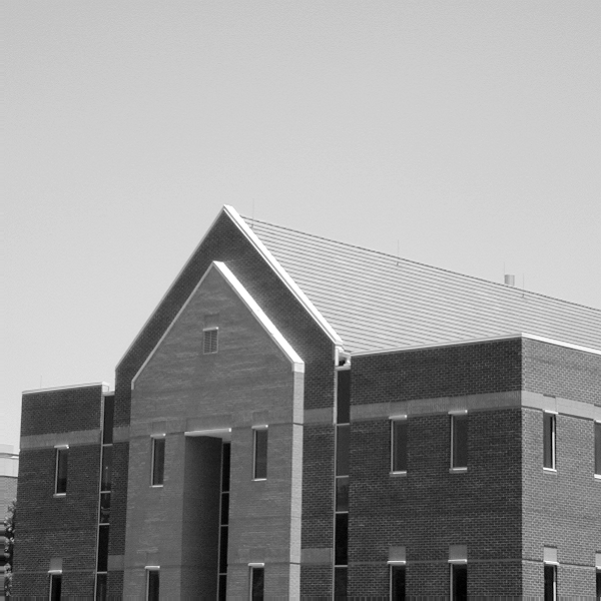
#> input picture segmentation-1/building.tif, 601 x 601 px
$ python script.py
#> lines starting #> are read from the running program, lines starting #| are printed output that depends on the picture
import cv2
import numpy as np
from matplotlib import pyplot as plt

def imsave(path, img1, cmap):
    img2 = img1.copy()
    img2 = img2.astype(np.float64)

    minv, maxv = np.min(img2), np.max(img2)

    img2 = (img2 - minv) / (maxv - minv)
    img2 = (img2 * 255).astype('uint8')
    plt.imsave(path, img2, cmap=cmap)

img = cv2.imread('building.tif', cv2.IMREAD_GRAYSCALE)
#> img is the input picture: shape (601, 601); min 0, max 255, mean 152.8

img = img.astype(np.float64) / np.max(img)

ykernel = np.array([[-1, 0, 1], [-2, 0, 2], [-1, 0, 1]])
xkernel = np.array([[-1, -2, -1], [0, 0, 0], [1, 2, 1]])
avgkernel = np.ones((5, 5)) / 25

gx = cv2.filter2D(img.copy(), -1, xkernel)
gy = cv2.filter2D(img.copy(), -1, ykernel)

alpha = np.arctan2(gy, gx)
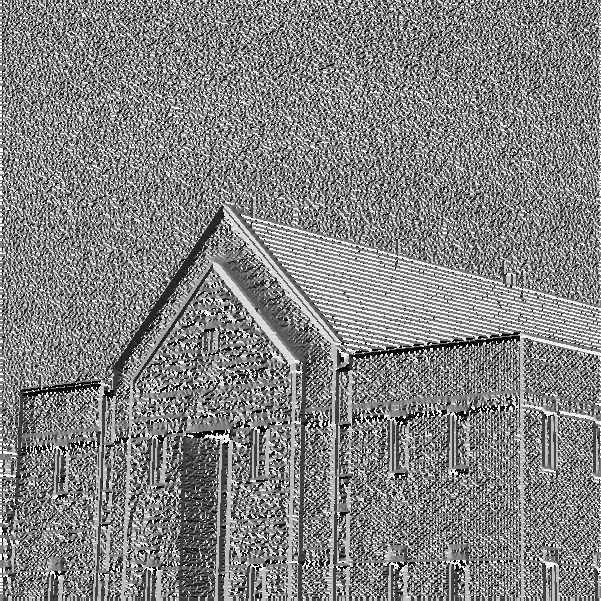
#> alpha: shape (601, 601) float64; min -3.14, max 3.14, mean 0.102; drawn with min black and max white

cv2.imshow("building", img)
cv2.imshow("building |Gx|", np.abs(gx))
imsave('building-|Gx|.png', np.abs(gx), cmap='gray')
#> in imsave, `minv, maxv = np.min(img2), np.max(img2)`: minv = 0; maxv = 2.67
cv2.imshow("building |Gy|", np.abs(gy))
imsave('building-|Gy|.png', np.abs(gy), cmap='gray')
cv2.imshow("building |Gx| + |Gy|", np.abs(gy) + np.abs(gx))
imsave('building-|Gy|+|Gy|.png', np.abs(gy) + np.abs(gx), cmap='gray')
cv2.imshow("alpha = tan-1(Gy/Gx)", alpha)
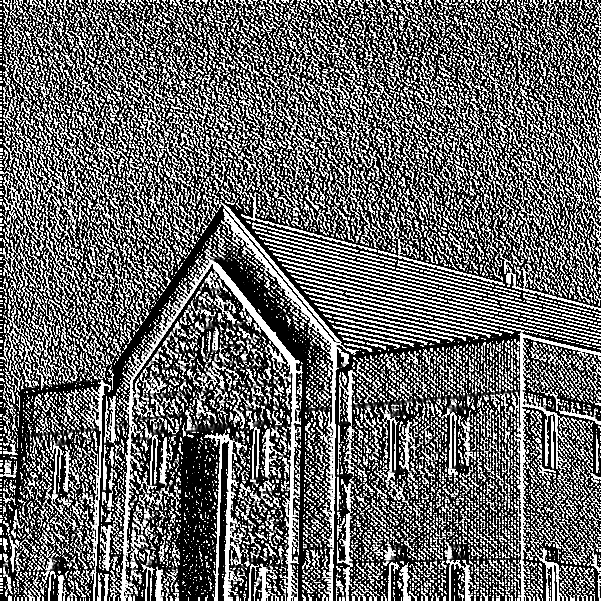
#> window 'alpha = tan-1(Gy/Gx)': shape (601, 601); min 0, max 255, mean 104.2
imsave('building-tan-1GyGx.png', alpha, cmap='gray')

avg = cv2.filter2D(img.copy(), -1, avgkernel)
avg = avg.astype(np.float64) / np.max(avg)

avggx = cv2.filter2D(avg.copy(), -1, xkernel)
avggy = cv2.filter2D(avg.copy(), -1, ykernel)
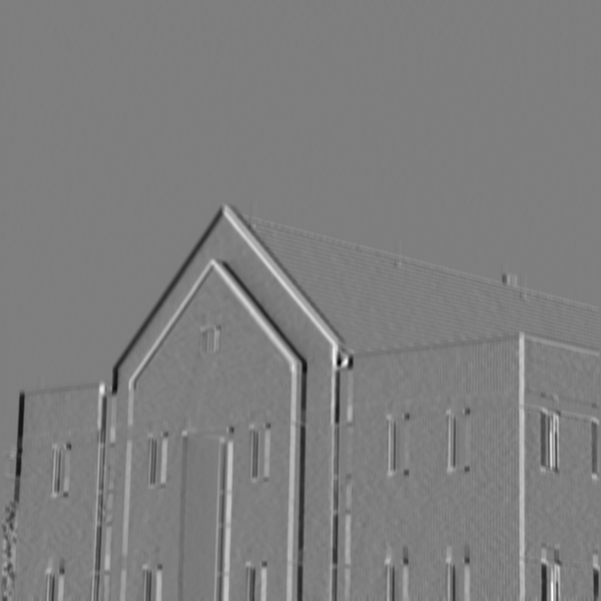
#> avggy: shape (601, 601) float64; min -1.09, max 1.11, mean -0.000831; drawn with min black and max white

cv2.imshow("smoothed", avg)
imsave('smoothed.png', avg, cmap='gray')
cv2.imshow("smoothed |Gx|", np.abs(avggx))
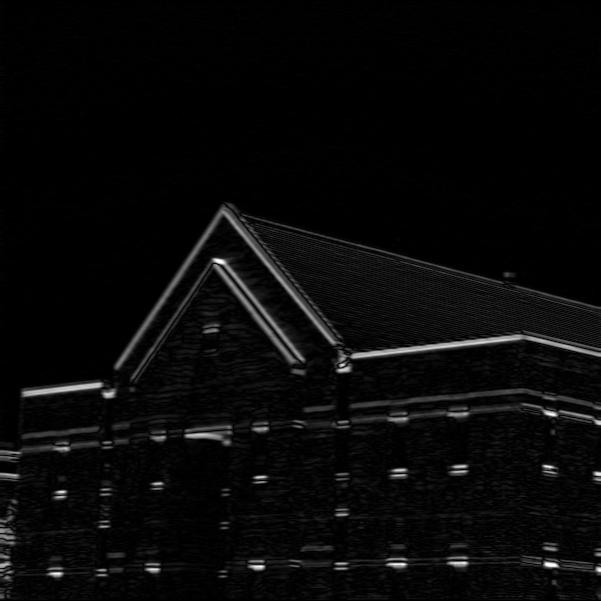
#> window 'smoothed |Gx|': shape (601, 601); min 0, max 255, mean 8.6
imsave('smoothed-|Gx|.png', np.abs(avggx), cmap='gray')
cv2.imshow("smoothed |Gy|", np.abs(avggy))
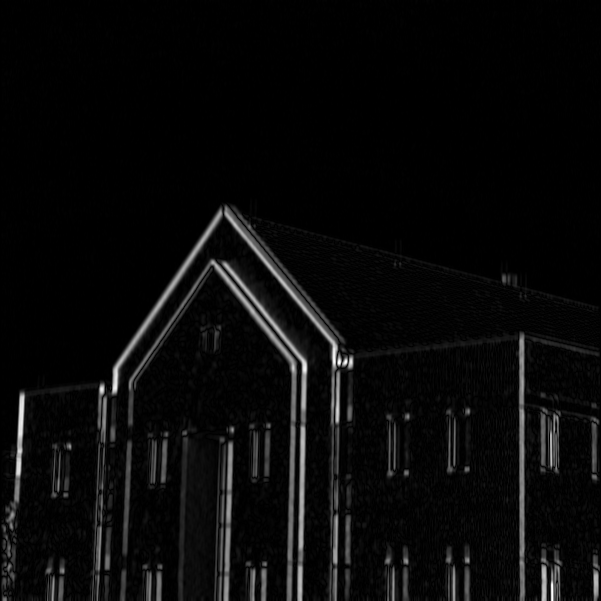
#> window 'smoothed |Gy|': shape (601, 601); min 0, max 255, mean 9.7
imsave('smoothed-|Gy|.png', np.abs(avggy), cmap='gray')
cv2.imshow("smoothed |Gx| + |Gy|", np.abs(avggy) + np.abs(avggx))
imsave('smoothed-|Gx|+|Gy|.png', np.abs(avggy) + np.abs(avggx), cmap='gray')
#> in imsave (call 8), `img2 = img1.copy()`:
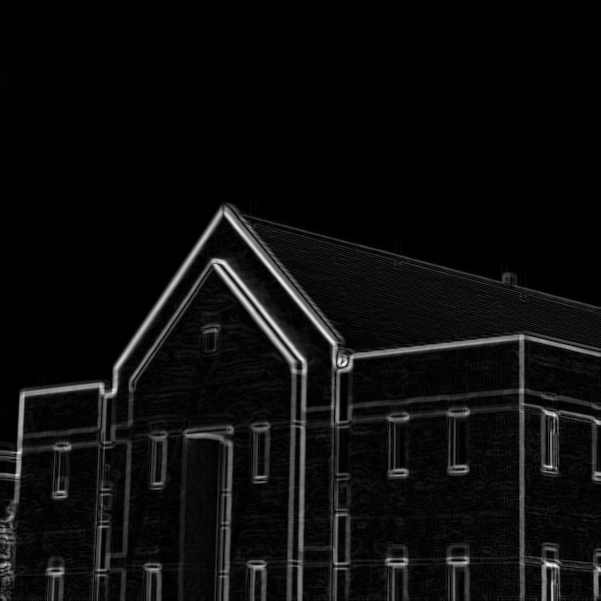
#> img2: shape (601, 601) float64; min 0, max 1.47, mean 0.0753; drawn with min black and max white
#> in imsave (call 8), `minv, maxv = np.min(img2), np.max(img2)`: maxv = 1.47

d1kernel = np.array([[0, 1, 2], [-1, 0, 1], [-2, -1, 0]])
d2kernel = np.array([[-2, -1, 0], [-1, 0, 1], [0, 1, 2]])

avgd1 = cv2.filter2D(avg.copy(), -1, d1kernel)
avgd2 = cv2.filter2D(avg.copy(), -1, d2kernel)
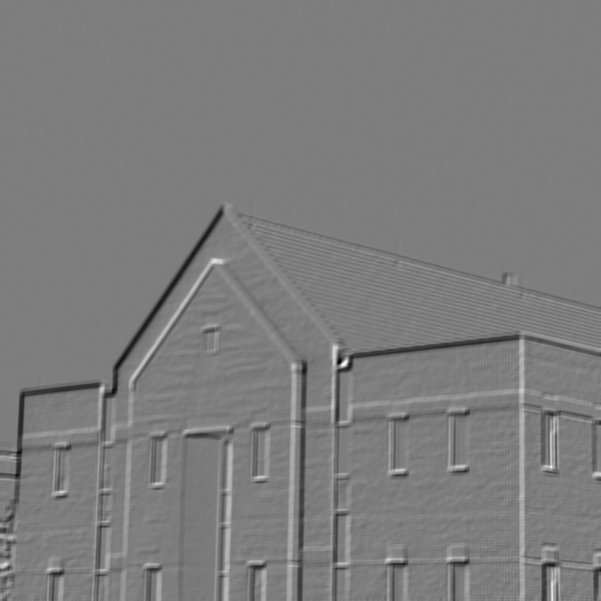
#> avgd2: shape (601, 601) float64; min -1.05, max 1.07, mean -0.00571; drawn with min black and max white

cv2.imshow("diagonal kernel 1", avgd1)
imsave('smoothed-diagonal-1.png', avgd1, cmap='gray')
cv2.imshow("diagonal kernel 2", avgd2)
imsave('smoothed-diagonal-2.png', avgd2, cmap='gray')

thavg = np.abs(avggy) + np.abs(avggx)
th = np.max(thavg) * 3./9.
#> th = 0.489
resthavg = thavg.copy()
resthavg[thavg > th] = 1.
resthavg[thavg <= th] = 0.

thimg = np.abs(gy) + np.abs(gx)
th = np.max(thimg) * 3./9.
#> th = 1.28
resthimg = thimg.copy()
resthimg[thimg > th] = 1.
resthimg[thimg <= th] = 0.

cv2.imshow("building threshold", resthimg)
imsave('threshold-building.png', resthimg, cmap='gray')
cv2.imshow("smoothed threshold", resthavg)
imsave('threshold-smoothed.png', resthavg, cmap='gray')

cv2.waitKey()
cv2.destroyAllWindows()
